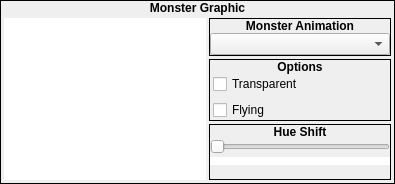
         <widget class="QFrame" name="frame_194">
          <property name="sizePolicy">
           <sizepolicy hsizetype="Fixed" vsizetype="Fixed">
            <horstretch>0</horstretch>
            <verstretch>0</verstretch>
           </sizepolicy>
          </property>
          <property name="frameShape">
           <enum>QFrame::Box</enum>
          </property>
          <property name="frameShadow">
           <enum>QFrame::Plain</enum>
          </property>
          <layout class="QVBoxLayout" name="verticalLayout_332">
           <property name="spacing">
            <number>0</number>
           </property>
           <property name="margin">
            <number>0</number>
           </property>
           <item>
            <widget class="QLabel" name="label_241">
             <property name="sizePolicy">
              <sizepolicy hsizetype="Preferred" vsizetype="Fixed">
               <horstretch>0</horstretch>
               <verstretch>0</verstretch>
              </sizepolicy>
             </property>
             <property name="font">
              <font>
               <weight>75</weight>
               <bold>true</bold>
              </font>
             </property>
             <property name="text">
              <string>Monster Graphic</string>
             </property>
             <property name="alignment">
              <set>Qt::AlignCenter</set>
             </property>
            </widget>
           </item>
           <item>
            <widget class="QWidget" name="widget_208" native="true">
             <layout class="QHBoxLayout" name="horizontalLayout_2">
              <property name="spacing">
               <number>3</number>
              </property>
              <property name="margin">
               <number>3</number>
              </property>
              <item>
               <widget class="QFrame" name="frame_8">
                <property name="sizePolicy">
                 <sizepolicy hsizetype="Fixed" vsizetype="Fixed">
                  <horstretch>0</horstretch>
                  <verstretch>0</verstretch>
                 </sizepolicy>
                </property>
                <property name="minimumSize">
                 <size>
                  <width>202</width>
                  <height>162</height>
                 </size>
                </property>
                <property name="maximumSize">
                 <size>
                  <width>202</width>
                  <height>162</height>
                 </size>
                </property>
                <property name="frameShape">
                 <enum>QFrame::NoFrame</enum>
                </property>
                <property name="frameShadow">
                 <enum>QFrame::Raised</enum>
                </property>
                <layout class="QHBoxLayout" name="horizontalLayout_4">
                 <property name="spacing">
                  <number>0</number>
                 </property>
                 <property name="margin">
                  <number>0</number>
                 </property>
                 <item>
                  <widget class="QGraphicsView" name="gvMonsterGraphic">
                   <property name="sizePolicy">
                    <sizepolicy hsizetype="Preferred" vsizetype="Preferred">
                     <horstretch>0</horstretch>
                     <verstretch>0</verstretch>
                    </sizepolicy>
                   </property>
                   <property name="frameShape">
                    <enum>QFrame::NoFrame</enum>
                   </property>
                   <property name="verticalScrollBarPolicy">
                    <enum>Qt::ScrollBarAlwaysOff</enum>
                   </property>
                   <property name="horizontalScrollBarPolicy">
                    <enum>Qt::ScrollBarAlwaysOff</enum>
                   </property>
                  </widget>
                 </item>
                </layout>
               </widget>
              </item>
              <item>
               <widget class="QWidget" name="widget_209" native="true">
                <property name="sizePolicy">
                 <sizepolicy hsizetype="Fixed" vsizetype="Fixed">
                  <horstretch>0</horstretch>
                  <verstretch>0</verstretch>
                 </sizepolicy>
                </property>
                <layout class="QVBoxLayout" name="verticalLayout_3">
                 <property name="spacing">
                  <number>3</number>
                 </property>
                 <property name="margin">
                  <number>0</number>
                 </property>
                 <item>
                  <widget class="QFrame" name="frame_3">
                   <property name="sizePolicy">
                    <sizepolicy hsizetype="Preferred" vsizetype="Fixed">
                     <horstretch>0</horstretch>
                     <verstretch>0</verstretch>
                    </sizepolicy>
                   </property>
                   <property name="frameShape">
                    <enum>QFrame::Box</enum>
                   </property>
                   <property name="frameShadow">
                    <enum>QFrame::Plain</enum>
                   </property>
                   <layout class="QVBoxLayout" name="verticalLayout_6">
                    <property name="spacing">
                     <number>0</number>
                    </property>
                    <property name="margin">
                     <number>0</number>
                    </property>
                    <item>
                     <widget class="QLabel" name="label_3">
                      <property name="sizePolicy">
                       <sizepolicy hsizetype="Preferred" vsizetype="Fixed">
                        <horstretch>0</horstretch>
                        <verstretch>0</verstretch>
                       </sizepolicy>
                      </property>
                      <property name="font">
                       <font>
                        <weight>75</weight>
                        <bold>true</bold>
                       </font>
                      </property>
                      <property name="text">
                       <string>Monster Animation</string>
                      </property>
                      <property name="alignment">
                       <set>Qt::AlignCenter</set>
                      </property>
                     </widget>
                    </item>
                    <item>
                     <widget class="QWidget" name="widget_3" native="true">
                      <layout class="QVBoxLayout" name="verticalLayout_7">
                       <property name="spacing">
                        <number>0</number>
                       </property>
                       <property name="margin">
                        <number>0</number>
                       </property>
                       <item>
                        <widget class="QComboBox" name="cboxMonsterAnimation"/>
                       </item>
                      </layout>
                     </widget>
                    </item>
                   </layout>
                  </widget>
                 </item>
                 <item>
                  <widget class="QFrame" name="frame_2">
                   <property name="sizePolicy">
                    <sizepolicy hsizetype="Preferred" vsizetype="Fixed">
                     <horstretch>0</horstretch>
                     <verstretch>0</verstretch>
                    </sizepolicy>
                   </property>
                   <property name="frameShape">
                    <enum>QFrame::Box</enum>
                   </property>
                   <property name="frameShadow">
                    <enum>QFrame::Plain</enum>
                   </property>
                   <layout class="QVBoxLayout" name="verticalLayout_4">
                    <property name="spacing">
                     <number>0</number>
                    </property>
                    <property name="margin">
                     <number>0</number>
                    </property>
                    <item>
                     <widget class="QLabel" name="label_2">
                      <property name="sizePolicy">
                       <sizepolicy hsizetype="Preferred" vsizetype="Fixed">
                        <horstretch>0</horstretch>
                        <verstretch>0</verstretch>
                       </sizepolicy>
                      </property>
                      <property name="font">
                       <font>
                        <weight>75</weight>
                        <bold>true</bold>
                       </font>
                      </property>
                      <property name="text">
                       <string>Options</string>
                      </property>
                      <property name="alignment">
                       <set>Qt::AlignCenter</set>
                      </property>
                     </widget>
                    </item>
                    <item>
                     <widget class="QWidget" name="widget_2" native="true">
                      <layout class="QVBoxLayout" name="verticalLayout_5">
                       <property name="leftMargin">
                        <number>3</number>
                       </property>
                       <property name="topMargin">
                        <number>0</number>
                       </property>
                       <property name="rightMargin">
                        <number>3</number>
                       </property>
                       <property name="bottomMargin">
                        <number>0</number>
                       </property>
                       <item>
                        <widget class="QCheckBox" name="cbTransparent">
                         <property name="text">
                          <string>Transparent</string>
                         </property>
                        </widget>
                       </item>
                       <item>
                        <widget class="QCheckBox" name="cbFlying">
                         <property name="text">
                          <string>Flying</string>
                         </property>
                        </widget>
                       </item>
                      </layout>
                     </widget>
                    </item>
                   </layout>
                  </widget>
                 </item>
                 <item>
                  <widget class="QFrame" name="frame">
                   <property name="sizePolicy">
                    <sizepolicy hsizetype="Preferred" vsizetype="Fixed">
                     <horstretch>0</horstretch>
                     <verstretch>0</verstretch>
                    </sizepolicy>
                   </property>
                   <property name="frameShape">
                    <enum>QFrame::Box</enum>
                   </property>
                   <property name="frameShadow">
                    <enum>QFrame::Plain</enum>
                   </property>
                   <layout class="QVBoxLayout" name="verticalLayout">
                    <property name="spacing">
                     <number>0</number>
                    </property>
                    <property name="margin">
                     <number>0</number>
                    </property>
                    <item>
                     <widget class="QLabel" name="label">
                      <property name="sizePolicy">
                       <sizepolicy hsizetype="Preferred" vsizetype="Fixed">
                        <horstretch>0</horstretch>
                        <verstretch>0</verstretch>
                       </sizepolicy>
                      </property>
                      <property name="font">
                       <font>
                        <weight>75</weight>
                        <bold>true</bold>
                       </font>
                      </property>
                      <property name="text">
                       <string>Hue Shift</string>
                      </property>
                      <property name="alignment">
                       <set>Qt::AlignCenter</set>
                      </property>
                     </widget>
                    </item>
                    <item>
                     <widget class="QWidget" name="widget" native="true">
                      <layout class="QVBoxLayout" name="verticalLayout_2">
                       <property name="spacing">
                        <number>3</number>
                       </property>
                       <property name="leftMargin">
                        <number>0</number>
                       </property>
                       <property name="topMargin">
                        <number>0</number>
                       </property>
                       <property name="rightMargin">
                        <number>0</number>
                       </property>
                       <property name="bottomMargin">
                        <number>3</number>
                       </property>
                       <item>
                        <widget class="QSlider" name="sldrHueShift">
                         <property name="sizePolicy">
                          <sizepolicy hsizetype="Preferred" vsizetype="Fixed">
                           <horstretch>0</horstretch>
                           <verstretch>0</verstretch>
                          </sizepolicy>
                         </property>
                         <property name="maximum">
                          <number>359</number>
                         </property>
                         <property name="orientation">
                          <enum>Qt::Horizontal</enum>
                         </property>
                         <property name="invertedControls">
                          <bool>true</bool>
                         </property>
                        </widget>
                       </item>
                       <item>
                        <widget class="QGraphicsView" name="gvHueShift">
                         <property name="minimumSize">
                          <size>
                           <width>180</width>
                           <height>8</height>
                          </size>
                         </property>
                         <property name="maximumSize">
                          <size>
                           <width>180</width>
                           <height>8</height>
                          </size>
                         </property>
                         <property name="frameShape">
                          <enum>QFrame::NoFrame</enum>
                         </property>
                         <property name="verticalScrollBarPolicy">
                          <enum>Qt::ScrollBarAlwaysOff</enum>
                         </property>
                         <property name="horizontalScrollBarPolicy">
                          <enum>Qt::ScrollBarAlwaysOff</enum>
                         </property>
                        </widget>
                       </item>
                       <item>
                        <widget class="QLabel" name="label_4">
                         <property name="sizePolicy">
                          <sizepolicy hsizetype="Preferred" vsizetype="Fixed">
                           <horstretch>0</horstretch>
                           <verstretch>0</verstretch>
                          </sizepolicy>
                         </property>
                         <property name="minimumSize">
                          <size>
                           <width>180</width>
                           <height>8</height>
                          </size>
                         </property>
                         <property name="maximumSize">
                          <size>
                           <width>180</width>
                           <height>8</height>
                          </size>
                         </property>
                         <property name="text">
                          <string/>
                         </property>
                         <property name="pixmap">
                          <pixmap resource="gui_icons.qrc">:/images/hueShift.png</pixmap>
                         </property>
                         <property name="scaledContents">
                          <bool>true</bool>
                         </property>
                         <property name="alignment">
                          <set>Qt::AlignCenter</set>
                         </property>
                        </widget>
                       </item>
                      </layout>
                     </widget>
                    </item>
                   </layout>
                  </widget>
                 </item>
                </layout>
               </widget>
              </item>
             </layout>
            </widget>
           </item>
          </layout>
         </widget>
